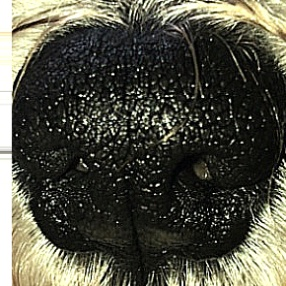
#> input picture pet_project_backend/nose_models/initial_dataset/0_dog_0.jpg, 286 x 286 px
$ python -i transforms.py   (imports and definitions only)
#> lines starting #> are read from the running program, lines starting #| are printed output that depends on the picture
from torchvision import transforms
import cv2
import numpy as np
from PIL import Image

class CLAHEandSharpen:
    def __init__(self, clip_limit=2.0, tile_grid_size=(8, 8), sigma=1.0):
        self.clip_limit = clip_limit
        self.tile_grid_size = tile_grid_size
        self.sigma = sigma

    def __call__(self, img):
        img_np = np.array(img)
        if len(img_np.shape) == 2:
            img_np = cv2.cvtColor(img_np, cv2.COLOR_GRAY2RGB)
        elif img_np.shape[2] == 1:
            img_np = cv2.cvtColor(img_np, cv2.COLOR_GRAY2RGB)
        lab = cv2.cvtColor(img_np, cv2.COLOR_RGB2LAB)
#> lab: shape (286, 286, 3); mean of channels 0, 1, 2 77.6, 126, 134.3
        l, a, b = cv2.split(lab)
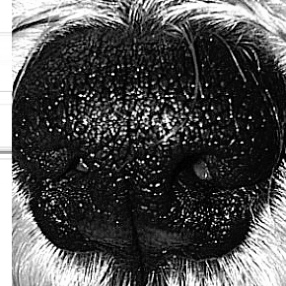
#> l: shape (286, 286); min 0, max 255, mean 77.6
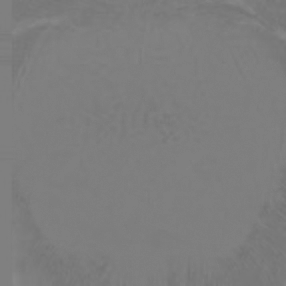
#> a: shape (286, 286); min 115, max 136, mean 126
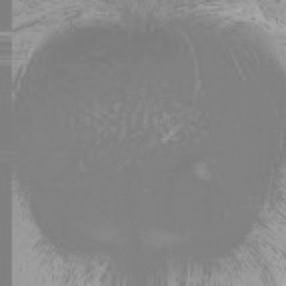
#> b: shape (286, 286); min 121, max 171, mean 134.3
        clahe = cv2.createCLAHE(clipLimit=self.clip_limit, tileGridSize=self.tile_grid_size)
        l_eq = clahe.apply(l)
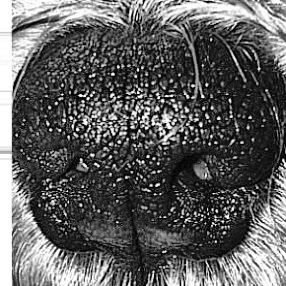
#> l_eq: shape (286, 286); min 0, max 255, mean 94.3
        lab_eq = cv2.merge((l_eq, a, b))
#> lab_eq: shape (286, 286, 3); mean of channels 0, 1, 2 94.3, 126, 134.3
        img_eq = cv2.cvtColor(lab_eq, cv2.COLOR_LAB2RGB)
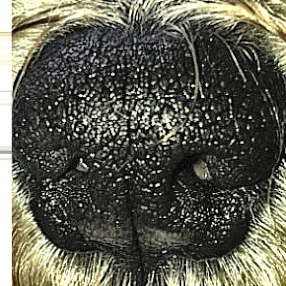
#> img_eq: shape (286, 286, 3); mean R, G, B 92.5, 92.5, 80.7
        blur = cv2.GaussianBlur(img_eq, (0, 0), sigmaX=self.sigma)
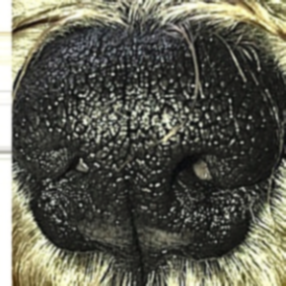
#> blur: shape (286, 286, 3); mean R, G, B 92.5, 92.5, 80.7
        sharpened = cv2.addWeighted(img_eq, 1.5, blur, -0.5, 0)
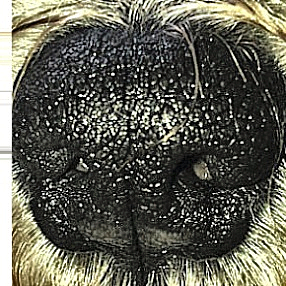
#> sharpened: shape (286, 286, 3); mean R, G, B 92.6, 92.5, 81.4
        return Image.fromarray(sharpened)

def get_train_transform(img_height: int, img_width: int, use_clahe_sharpen: bool = True):
    transform_list = [transforms.Resize((img_height, img_width))]
    if use_clahe_sharpen:
        transform_list.append(CLAHEandSharpen(clip_limit=2.0, tile_grid_size=(8, 8), sigma=1.0))
    transform_list.extend([
        transforms.RandomHorizontalFlip(p=0.5),
        transforms.RandomAffine(degrees=10, translate=(0.05, 0.05), scale=(0.9, 1.1)),
        transforms.ColorJitter(brightness=0.2, contrast=0.2, saturation=0.2, hue=0.05),
        transforms.ToTensor(),
        transforms.Normalize(mean=[0.485, 0.456, 0.406], std=[0.229, 0.224, 0.225])
    ])
    return transforms.Compose(transform_list)

def get_val_transform(img_height: int, img_width: int, use_clahe_sharpen: bool = True):
    transform_list = [transforms.Resize((img_height, img_width))]
    if use_clahe_sharpen:
        transform_list.append(CLAHEandSharpen(clip_limit=2.0, tile_grid_size=(8, 8), sigma=1.0))
    transform_list.extend([
        transforms.ToTensor(),
        transforms.Normalize(mean=[0.485, 0.456, 0.406], std=[0.229, 0.224, 0.225])
    ])
    return transforms.Compose(transform_list)

>>> import cv2
>>> picture = cv2.cvtColor(cv2.imread('../initial_dataset/0_dog_0.jpg'), cv2.COLOR_BGR2RGB)
>>> result = CLAHEandSharpen()(picture)
